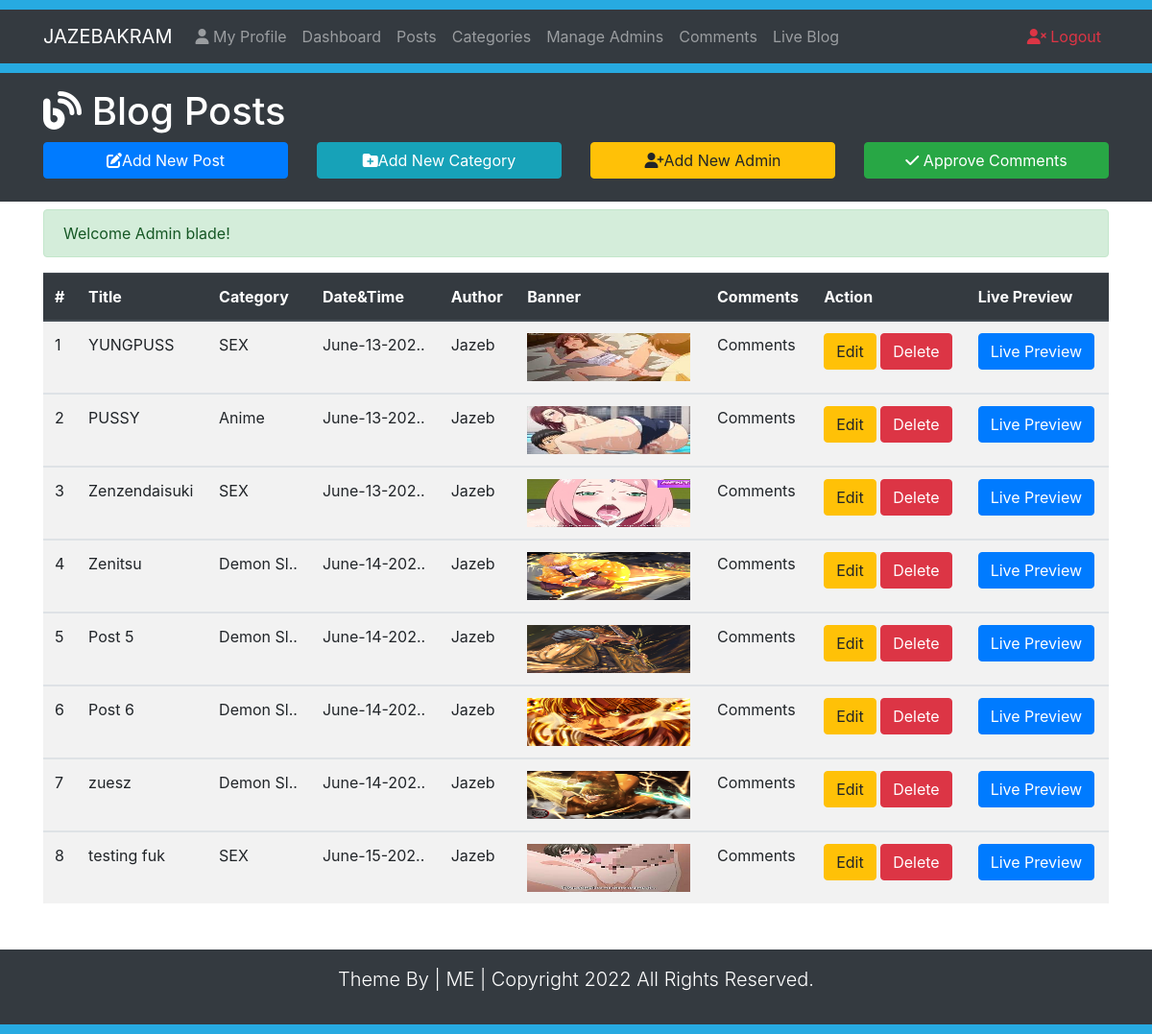
The app's page /poset.php (signed in) with its own data.
### tables this page shows
CREATE TABLE `posts` (
  `id` int(10) NOT NULL AUTO_INCREMENT,
  `datetime` varchar(50) DEFAULT NULL,
  `title` varchar(300) DEFAULT NULL,
  `category` varchar(50) DEFAULT NULL,
  `author` varchar(50) DEFAULT NULL,
  `image` varchar(50) DEFAULT NULL,
  `post` varchar(10000) DEFAULT NULL,
  PRIMARY KEY (`id`)
);

### poset.php (the view, shortened to what this page needs)
<?php require_once "includes/sessions.php"; ?>
<!DOCTYPE html>
<html lang="es">
<head>
   <link rel="stylesheet" href="https://cdn.jsdelivr.net/npm/bootstrap@4.2.1/dist/css/bootstrap.min.css">
   <link rel="stylesheet" href="css/styles.css">
</head>
<body>
   <div style="height:10px; background:#27aae1"></div>
   <nav class="navbar navbar-expand-lg navbar-dark bg-dark">
      <div class="container">
         <a href="#" class="navbar-brand">JAZEBAKRAM</a>
         <div id="navbarcollapseCMS" class="collapse navbar-collapse">
            <ul class="navbar-nav mr-auto">
               <li class="nav-item">
                  <a href="MyProfile.php" class="nav-link"> <i class="fa-solid fa-user"></i> My Profile</a>
               </li>
               <li class="nav-item">
                  <a href="Dashboard.php" class="nav-link">Dashboard</a>
               </li>
               <li class="nav-item">
                  <a href="poset.php" class="nav-link">Posts</a>
               </li>
               <li class="nav-item">
                  <a href="categories.php" class="nav-link">Categories</a>
               </li>
               <li class="nav-item">
                  <a href="admin.php" class="nav-link">Manage Admins</a>
               </li>
               <li class="nav-item">
                  <a href="comment.php" class="nav-link">Comments</a>
               </li>
               <li class="nav-item">
                  <a href="Blog.php?page=1" class="nav-link">Live Blog</a>
               </li>
            </ul>
            <ul class="navbar-nav ml-auto">
               <li class="nav-item"><a href="Logout.php" class="nav-link text-danger"> <i class="fa-solid fa-user-times"></i> Logout</a></li>
            </ul>
         </div>
      </div>
   </nav>
   <div style="height:10px; background:#27aae1"></div>
   <header class="bg-dark text-white py-3">
      <div class="container">
         <div class="row">
            <div class="col-md-12">
               <h1><i class="fa-solid fa-blog" style="color:27aae1;"></i> Blog Posts</h1>
            </div>
            <div class="col-lg-3 mb-2">
               <a class="btn btn-primary btn-block" href="addnewpost.php"><i class="fa-solid fa-edit"></i>Add New Post</a>
            </div>
            <div class="col-lg-3 mb-2">
               <a class="btn btn-info btn-block" href="categories.php"><i class="fa-solid fa-folder-plus"></i>Add New Category </a>
            </div>
            <div class="col-lg-3 mb-2">
               <a class="btn btn-warning btn-block" href="admin.php"><i class="fa-solid fa-user-plus"></i>Add New Admin</a>
            </div>
            <div class="col-lg-3">
               <a class="btn btn-success btn-block" href="comment.php"><i class="fa-solid fa-check"></i> Approve Comments</a>
            </div>
         </div>
      </div>
   </header>
   <section class="container py-2 mb-4">
      <div class="row">
         <div class="col-lg-12">
            <?php
               echo SuccessMessage();
            ?>
            <table class="table table-striped table-hover">
               <thead class="thead-dark">
                  <tr>
                     <th>#</th>
                     <th>Title</th>
                     <th>Category</th>
                     <th>Date&Time</th>
                     <th>Author</th>
                     <th>Banner</th>
                     <th>Comments</th>
                     <th>Action</th>
                     <th>Live Preview</th>
                  </tr>
               </thead>
               <?php
                  global $ConnectingDB;
                  $sql = "SELECT * FROM posts";
                  $stmt = $ConnectingDB->query($sql);
                  $Sr = 0;
                  while ($DataRows = $stmt->fetch()) {
                     $Id = $DataRows["id"];
                     $DateTime = $DataRows["datetime"];
                     $PostTitle = $DataRows["title"];
                     $Category = $DataRows["category"];
                     $Admin = $DataRows["author"];
                     $Image = $DataRows["image"];
                     $Sr++;
                  ?>
               <tbody>
                  <tr>
                     <td><?php echo $Sr; ?></td>
                     <td>
                        <?php if(strlen($PostTitle)>20){$PostTitle=substr($PostTitle,0,18).'..';}
                           echo $PostTitle; ?></td>
                     <td>
                        <?php
                           if(strlen($Category)>8){$Category=substr($Category,0,8).'..';}
                           echo $Category; ?> </td>
                     <td>
                        <?php
                           if(strlen($DateTime)>11){$DateTime=substr($DateTime,0,11).'..';}
                           echo $DateTime; ?> </td>
                     <td><?php
                           echo $Admin; ?></td>
                     <td>
                        <img src="uploads/<?php echo $Image; ?>" width="170px;" height="50px;""</td>
                     <td>Comments</td>
                     <td>
                        <a href="editpost.php?id=<?php echo $Id; ?>"><span class="btn btn-warning">Edit</span></a>
                        <a href="deletepost.php?id=<?php echo $Id; ?>"><span class="btn btn-danger">Delete</span></a>
                     </td>
                     <td>
                        <a href="fullpost.php?id=<?php echo $Id; ?>" target="_blank"><span class="btn btn-primary">Live Preview</span></a>
                     </td>
                  </tr>
               </tbody>
               <?php
                     } ?>
            </table>
         </div>
      </div>
   </section>
   <footer class="bg-dark text-white py-3">
      <div class="container">
         <div class="row">
            <div class="col">
               <p class="lead text-center">Theme By | ME | Copyright <span id="year"></span> All Rights Reserved.</p>
            </div>
         </div>
      </div>
   </footer>
   <div style="height:10px; background:#27aae1"></div>
</body>
</html>

### records on screen
posts: title "YUNGPUSS", category "SEX", datetime "June-13-202..", author "Jazeb", image (picture)
posts: title "PUSSY", category "Anime", datetime "June-13-202..", author "Jazeb", image (picture)
posts: title "Zenzendaisuki", category "SEX", datetime "June-13-202..", author "Jazeb", image (picture)
posts: title "Zenitsu", category "Demon Sl..", datetime "June-14-202..", author "Jazeb", image (picture)
posts: title "Post 5", category "Demon Sl..", datetime "June-14-202..", author "Jazeb", image (picture)
posts: title "Post 6", category "Demon Sl..", datetime "June-14-202..", author "Jazeb", image (picture)
posts: title "zuesz", category "Demon Sl..", datetime "June-14-202..", author "Jazeb", image (picture)
posts: title "testing fuk", category "SEX", datetime "June-15-202..", author "Jazeb", image (picture)

### other values on screen
SuccessMessage() "Welcome Admin blade!"
